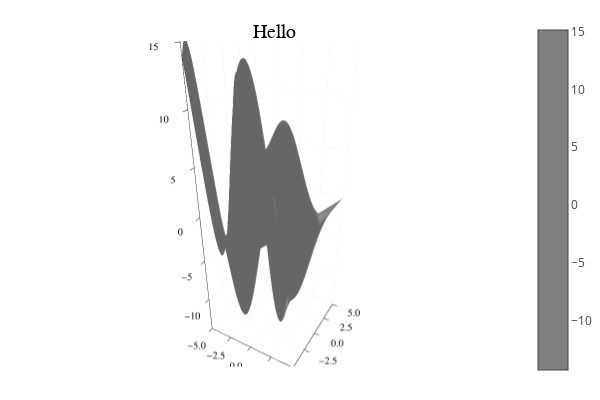

Notebook code for this chart:
### Code cell
# B: 3D Plots
    # From: https://www.youtube.com/watch?v=S47KNst7mS8&ab_channel=JohanJansson

x = y = -5:0.1:5

f(x, y) = (x-5)cos(y-5) - (y-5)sin(x-5)

# z(x, y) = x+sin(y)

Plots.surface(x, y, f, color = :gray, label="Surf 1", title="Hello")
# Plots.surface!(x, y, z, label="Surf2", color=:green)

### Figure 1 — Plotly figure (JSON) as saved in the notebook; plotly's stock layout.template omitted (floating-point values rounded to 4 significant figures; data arrays with more than 128 entries replaced by an {"elided": "..."} marker saying what was removed)
{"data": [{"xaxis": "x", "colorbar": {"title": ""}, "colorscale": [[0, "rgba(128, 128, 128, 1.000)"], [1, "rgba(128, 128, 128, 1.000)"]], "yaxis": "y", "zaxis": "z", "showscale": true, "x": [-5, -4.9, -4.8, -4.7, -4.6, -4.5, -4.4, -4.3, -4.2, -4.1, -4, -3.9, -3.8, -3.7, -3.6, -3.5, -3.4, -3.3, -3.2, -3.1, -3, -2.9, -2.8, -2.7, -2.6, -2.5, -2.4, -2.3, -2.2, -2.1, -2, -1.9, -1.8, -1.7, -1.6, -1.5, -1.4, -1.3, -1.2, -1.1, -1, -0.9, -0.8, -0.7, -0.6, -0.5, -0.4, -0.3, -0.2, -0.1, 0, 0.1, 0.2, 0.3, 0.4, 0.5, 0.6, 0.7, 0.8, 0.9, 1, 1.1, 1.2, 1.3, 1.4, 1.5, 1.6, 1.7, 1.8, 1.9, 2, 2.1, 2.2, 2.3, 2.4, 2.5, 2.6, 2.7, 2.8, 2.9, 3, 3.1, 3.2, 3.3, 3.4, 3.5, 3.6, 3.7, 3.8, 3.9, 4, 4.1, 4.2, 4.3, 4.4, 4.5, 4.6, 4.7, 4.8, 4.9, 5], "showlegend": false, "name": "Surf 1", "opacity": null, "zmin": -14.28, "z": {"elided": "101x101 float values"}, "zmax": 15.14, "y": [-5, -4.9, -4.8, -4.7, -4.6, -4.5, -4.4, -4.3, -4.2, -4.1, -4, -3.9, -3.8, -3.7, -3.6, -3.5, -3.4, -3.3, -3.2, -3.1, -3, -2.9, -2.8, -2.7, -2.6, -2.5, -2.4, -2.3, -2.2, -2.1, -2, -1.9, -1.8, -1.7, -1.6, -1.5, -1.4, -1.3, -1.2, -1.1, -1, -0.9, -0.8, -0.7, -0.6, -0.5, -0.4, -0.3, -0.2, -0.1, 0, 0.1, 0.2, 0.3, 0.4, 0.5, 0.6, 0.7, 0.8, 0.9, 1, 1.1, 1.2, 1.3, 1.4, 1.5, 1.6, 1.7, 1.8, 1.9, 2, 2.1, 2.2, 2.3, 2.4, 2.5, 2.6, 2.7, 2.8, 2.9, 3, 3.1, 3.2, 3.3, 3.4, 3.5, 3.6, 3.7, 3.8, 3.9, 4, 4.1, 4.2, 4.3, 4.4, 4.5, 4.6, 4.7, 4.8, 4.9, 5], "type": "surface", "scene": "scene", "hoverinfo": "none"}], "layout": {"showlegend": true, "paper_bgcolor": "rgba(255, 255, 255, 1.000)", "annotations": [{"yanchor": "top", "xanchor": "center", "rotation": 0, "y": 1, "font": {"color": "rgba(0, 0, 0, 1.000)", "family": "sans-serif", "size": 20}, "yref": "paper", "showarrow": false, "text": "Hello", "xref": "paper", "x": 0.5296}], "height": 400, "margin": {"l": 0, "b": 20, "r": 0, "t": 20}, "plot_bgcolor": "rgba(255, 255, 255, 1.000)", "scene": {"camera": {"eye": {"y": -1.95, "z": 1.3, "x": 1.126}}, "xaxis": {"showticklabels": true, "gridwidth": 0.5, "tickvals": [-5, -2.5, 0, 2.5, 5], "visible": true, "ticks": "inside", "range": [-5, 5], "tickmode": "array", "linecolor": "rgba(0, 0, 0, 1.000)", "showgrid": true, "title": "", "mirror": false, "tickangle": 0, "showline": true, "gridcolor": "rgba(0, 0, 0, 0.100)", "titlefont": {"color": "rgba(0, 0, 0, 1.000)", "family": "sans-serif", "size": 15}, "tickcolor": "rgb(0, 0, 0)", "ticktext": ["−5.0", "−2.5", "0.0", "2.5", "5.0"], "zeroline": false, "type": "-", "tickfont": {"color": "rgba(0, 0, 0, 1.000)", "family": "sans-serif", "size": 11}, "zerolinecolor": "rgba(0, 0, 0, 1.000)"}, "domain": {"y": [0.03762, 0.9415], "x": [0.06582, 0.9934]}, "yaxis": {"showticklabels": true, "gridwidth": 0.5, "tickvals": [-5, -2.5, 0, 2.5, 5], "visible": true, "ticks": "inside", "range": [-5, 5], "tickmode": "array", "linecolor": "rgba(0, 0, 0, 1.000)", "showgrid": true, "title": "", "mirror": false, "tickangle": 0, "showline": true, "gridcolor": "rgba(0, 0, 0, 0.100)", "titlefont": {"color": "rgba(0, 0, 0, 1.000)", "family": "sans-serif", "size": 15}, "tickcolor": "rgb(0, 0, 0)", "ticktext": ["−5.0", "−2.5", "0.0", "2.5", "5.0"], "zeroline": false, "type": "-", "tickfont": {"color": "rgba(0, 0, 0, 1.000)", "family": "sans-serif", "size": 11}, "zerolinecolor": "rgba(0, 0, 0, 1.000)"}, "zaxis": {"showticklabels": true, "gridwidth": 0.5, "tickvals": [-10, -5, 0, 5, 10, 15], "visible": true, "ticks": "inside", "range": [-14.28, 15.14], "tickmode": "array", "linecolor": "rgba(0, 0, 0, 1.000)", "showgrid": true, "title": "", "mirror": false, "tickangle": 0, "showline": true, "gridcolor": "rgba(0, 0, 0, 0.100)", "titlefont": {"color": "rgba(0, 0, 0, 1.000)", "family": "sans-serif", "size": 15}, "tickcolor": "rgb(0, 0, 0)", "ticktext": ["−10", "−5", "0", "5", "10", "15"], "zeroline": false, "type": "-", "tickfont": {"color": "rgba(0, 0, 0, 1.000)", "family": "sans-serif", "size": 11}, "zerolinecolor": "rgba(0, 0, 0, 1.000)"}}, "legend": {"yanchor": "auto", "xanchor": "auto", "bordercolor": "rgba(0, 0, 0, 1.000)", "bgcolor": "rgba(255, 255, 255, 1.000)", "font": {"color": "rgba(0, 0, 0, 1.000)", "family": "sans-serif", "size": 11}, "tracegroupgap": 0, "y": 1, "borderwidth": 1, "traceorder": "normal", "x": 1}, "width": 600}}
